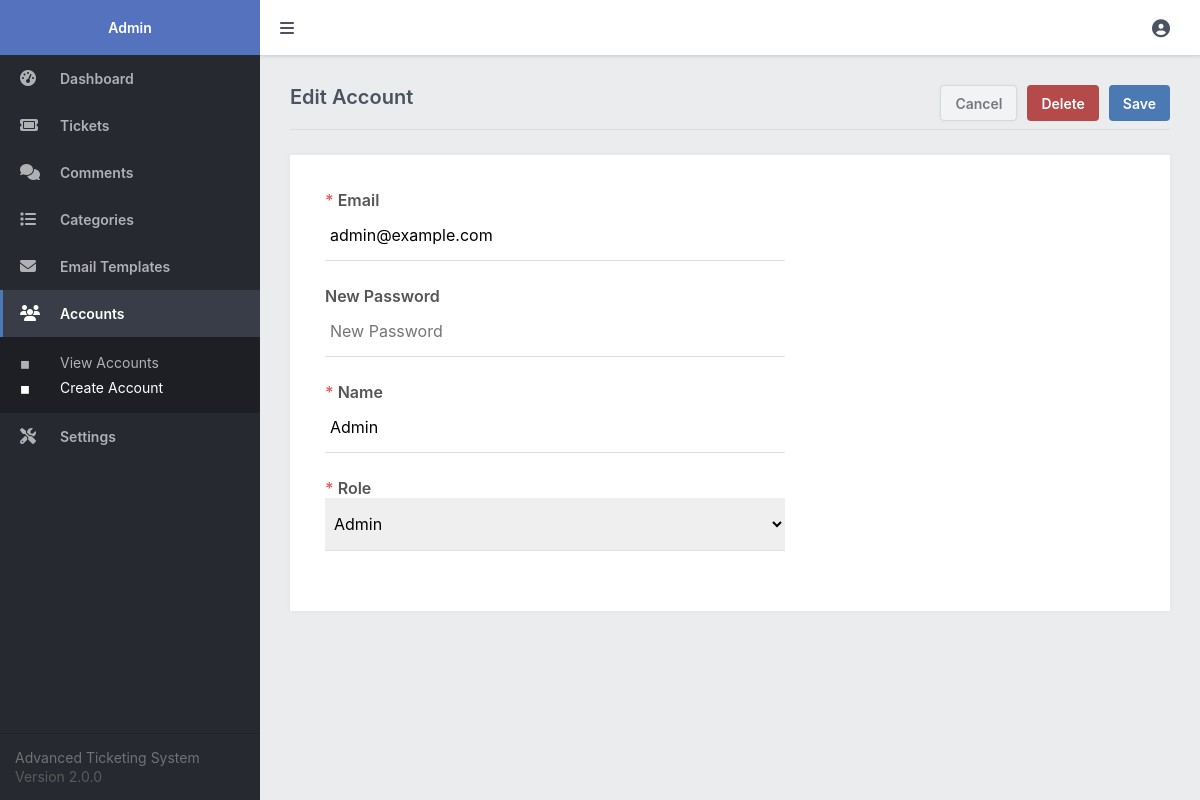
Page /admin/account.php?id=1 (signed in) on the committed database.
### tables this page shows
CREATE TABLE IF NOT EXISTS `accounts` (
  `id` int(11) NOT NULL AUTO_INCREMENT,
  `full_name` varchar(255) NOT NULL,
  `password` varchar(255) NOT NULL,
  `email` varchar(255) NOT NULL,
  `role` enum('Member','Admin') NOT NULL DEFAULT 'Member',
  PRIMARY KEY (`id`)
);

### admin/account.php (the view, shortened to what this page needs)
<?php
include 'main.php';
$account = [
    'email' => '',
    'password' => '',
    'role' => 'Member',
    'full_name' => ''
];
if (isset($_GET['id'])) {
    $stmt = $pdo->prepare('SELECT * FROM accounts WHERE id = ?');
    $stmt->execute([ $_GET['id'] ]);
    $account = $stmt->fetch(PDO::FETCH_ASSOC);
    $page = 'Edit';
}
?>
<?=template_admin_header($page . ' Account', 'accounts', 'manage')?>
<form action="" method="post">
    <div class="content-title responsive-flex-wrap responsive-pad-bot-3">
        <h2 class="responsive-width-100"><?=$page?> Account</h2>
        <a href="accounts.php" class="btn alt mar-right-2">Cancel</a>
        <?php if ($page == 'Edit'): ?>
        <input type="submit" name="delete" value="Delete" class="btn red mar-right-2" onclick="return confirm('Are you sure you want to delete this account?')">
        <?php endif; ?>
        <input type="submit" name="submit" value="Save" class="btn">
    </div>
    <div class="content-block">
        <div class="form responsive-width-100">
            <label for="email"><i class="required">*</i> Email</label>
            <input id="email" type="email" name="email" placeholder="Email" value="<?=htmlspecialchars($account['email'], ENT_QUOTES)?>" required>
            <label for="password"><?=$page == 'Edit' ? 'New ' : '<i class="required">*</i> '?>Password</label>
            <input type="text" id="password" name="password" placeholder="<?=$page == 'Edit' ? 'New ' : ''?>Password" value=""<?=$page == 'Edit' ? '' : ' required'?>>
            <label for="full_name"><i class="required">*</i> Name</label>
            <input id="full_name" type="text" name="full_name" placeholder="Joe Bloggs" value="<?=htmlspecialchars($account['full_name'], ENT_QUOTES)?>" required>
            <label for="role"><i class="required">*</i> Role</label>
            <select id="role" name="role" required>
                <option value="Admin"<?=$account['role']=='Admin'?' selected':''?>>Admin</option>
            </select>
        </div>
    </div>
</form>
<?=template_admin_footer()?>

### admin/admin.css (style rules this page uses)
* { box-sizing: border-box; font-family: -apple-system, BlinkMacSystemFont, "segoe ui", roboto, oxygen, ubuntu, cantarell, "fira sans", "droid sans", "helvetica neue", Arial, sans-serif; font-size: 16px; }
html { height: 100%; }
body { position: relative; min-height: 100%; color: #555555; background-color: #ebeced; margin: 0; }
h1, h2, h3, h4, h5 { color: #4a5361; margin: 0; padding: 0; }
main h2 { font-size: 20px; padding-bottom: 20px; font-weight: 600; }
main .content-title { border-bottom: 1px solid #dbdddf; display: flex; }
main .content-title h2 { flex: 1; }
main .content-title .btn { height: 36px; }
main .content-block { background-color: #fff; margin-top: 25px; padding: 15px; box-shadow: 0px 0px 5px 1px rgba(0, 0, 0, 0.03); overflow: hidden; }
main .form { display: flex; flex-flow: column; width: 500px; padding: 20px; }
main .form input[type="text"], main .form input[type="password"], main .form input[type="datetime-local"], main .form input[type="email"], main .form input[type="number"], main .form textarea, main .form select, main .form input[type="file"] { width: 100%; padding: 15px 5px; margin-bottom: 25px; border: 0; border-bottom: 1px solid #dedfe1; }
main .form label { display: block; font-weight: 600; }
main .form label .required { font-style: normal; color: #e26060; }
.btn { display: inline-flex; align-items: center; justify-content: center; text-decoration: none; appearance: none; cursor: pointer; border: 0; background: #4a79b4; color: #FFFFFF; padding: 0 14px; font-size: 14px; font-weight: 600; border-radius: 4px; height: 38px; }
.btn.red { background: #b44a4a; }
.btn.alt { color: #75797e; border: 1px solid #d4dbde; box-shadow: 0px 0px 3px 1px rgba(0, 0, 0, 0.03); background: #f1f3f4; }
.mar-right-2 { margin-right: 10px; }

### rows in the picture
accounts: email "admin@example.com", full_name "Admin", role "Admin"

### other values in the picture
$page "Edit"
